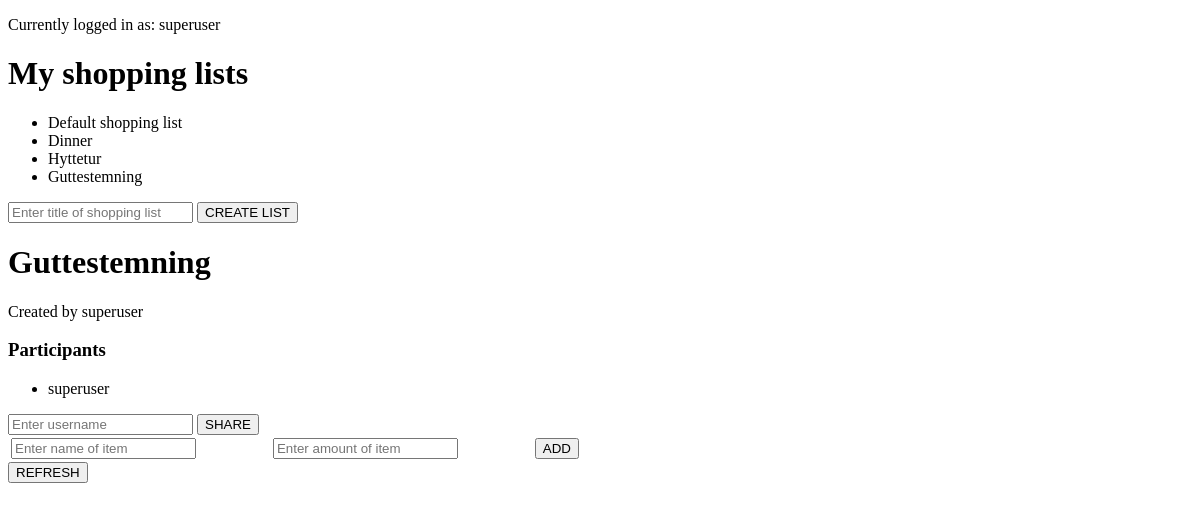
Page /home/shopping-lists/4 (signed in) on the earlier database version.
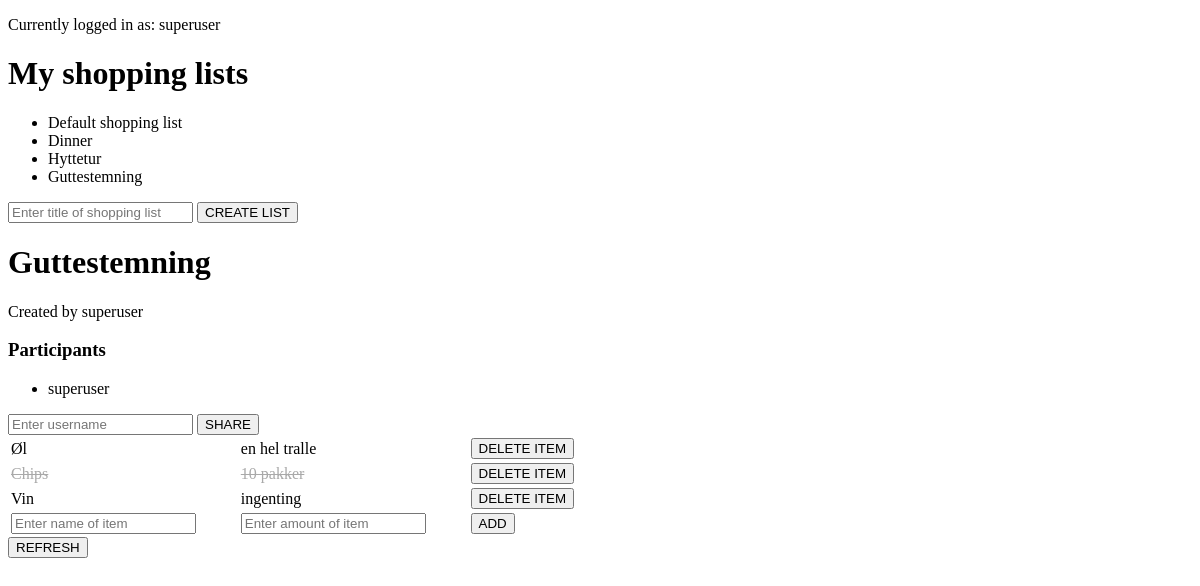
Same page on the later database version.
### shopping_list/models.py (models this page shows, shortened)
class ShoppingList(models.Model):
    title = models.CharField(max_length=100)
    owner = models.ForeignKey(User, on_delete=models.CASCADE, default=1, related_name='owner')
    participants = models.ManyToManyField(User, related_name='participants')

class Item(models.Model):
    name = models.CharField(max_length=80)
    amount = models.CharField(max_length=20)
    bought = models.BooleanField(default=False)
    shopping_list = models.ForeignKey(ShoppingList, on_delete=models.CASCADE, default=default_shopping_list_ID)
    creator = models.ForeignKey(User, on_delete=models.SET_NULL, default=1, null=True)

### shopping_list/views.py (the view)
# urls.py: path('shopping-lists/<shopping_list_id>', views.shopping_list_details, name='detail'),
def shopping_list_details(request, shopping_list_id):
    shopping_list = ShoppingList.objects.get(pk=shopping_list_id)
    shopping_lists = ShoppingList.objects.order_by('id')
    shopping_list_form = ShoppingListForm()
    item_list = Item.objects.filter(shopping_list=shopping_list_id)
    item_form = ItemForm()
    share_form = ShareForm()                            # TODO: check if user is a owner/participator of the list
    user = request.user                                 # TODO: check if user exists and is logged in
    owned_shopping_lists = ShoppingList.objects.filter(owner=user)
    other_shopping_lists = ShoppingList.objects.filter(participants=user)
    my_shopping_lists = owned_shopping_lists | other_shopping_lists
    context = {
        'shopping_list': shopping_list,             # ShoppingList which is being inspected by user
        'shopping_lists': shopping_lists,           # List of ShoppingList objects
        'shopping_list_form': shopping_list_form,
        'item_list': item_list,                     # List of Item objects in the inspected ShoppingList
        'item_form': item_form,
        'share_form': share_form,
        'my_shopping_lists': my_shopping_lists,
    }
    return render(request, 'shopping_list/shoppinglist.html', context)

### shopping_list/forms.py
class ShoppingListForm(forms.Form):
    title = forms.CharField(
        max_length=100,
        widget=forms.TextInput(
            attrs={
                'placeholder': 'Enter title of shopping list'
            }
        )
    )

class ItemForm(forms.Form):
    name = forms.CharField(
        max_length=80,
        widget=forms.TextInput(
            attrs={
                'placeholder': 'Enter name of item'
            }
        )
    )
    amount = forms.CharField(
        max_length=20,
        widget=forms.TextInput(
            attrs={
                'placeholder': 'Enter amount of item'
            }
        )
    )

### shopping_list/templates/shopping_list/shoppinglist.html (shortened to what this page needs)
{% extends 'shopping_list/index.html' %}
{% block content %}
    <h1>{{ shopping_list.title }}</h1>
    <p>Created by {{ shopping_list.owner }}</p>
    <h3>Participants</h3>
    <ul>
        <li>{{ shopping_list.owner }}</li>
    </ul>
    <form action="{% url 'share-shopping-list' shopping_list.id %}" method='POST'>
        {{ share_form.username }}
        <button type="submit">SHARE</button>
    </form>
    <table style='width:50%'>
        {% for item in item_list %}
            <tr>
                {% if item.bought %}
                    <td class="item-bought"><a href="{% url 'not-bought' item.id %}">{{ item.name }}</a></td>
                    <td class="item-bought"><a href="{% url 'not-bought' item.id %}">{{ item.amount }}</a></td>
                {% else %}
                    <td><a href="{% url 'bought' item.id %}">{{ item.name }}</a></td>
                    <td><a href="{% url 'bought' item.id %}">{{ item.amount }}</a></td>
                {% endif %}
                    <td>
                        {% if shopping_list.owner == user or item.creator == user %}
                        <form action="{% url 'delete-item' item.id %}" method='POST'>
                            <button type="submit">DELETE ITEM</button>
                        </form>
                        {% endif %}
                    </td>
            </tr>
        {% endfor %}
            <tr>
                <form action="{% url 'add' shopping_list.id %}" method='POST'>
                    <td>{{ item_form.name }}</td>
                    <td>{{ item_form.amount }}</td>
                    <td><button type="submit">ADD</button></td>
                </form>
            </tr>
    </table>
    <form action="{% url 'detail' shopping_list.id %}" method='POST'>
        <td><button type="submit">REFRESH</button></td>
    </form>
{% endblock %}

### shopping_list/templates/shopping_list/index.html (shortened to what this page needs)
<!DOCTYPE html>
<html lang="en">
<head>
</head>
<body>
    <p>Currently logged in as: {{ user.username }}</p>
    <h1>My shopping lists</h1>
    <ul>
    {% for shopping_list in my_shopping_lists %}
        <li><a href="{% url 'detail' shopping_list.id %}">{{ shopping_list.title }}</a></li>
    {% endfor %}
    </ul>
    <form action="{% url 'create-list' %}" method='POST'>
        {{ shopping_list_form.title }}
        <button type='submit'>CREATE LIST</button>
    </form>
    {% block content %}
    {% endblock %}
</body>
</html>

Differences in the rows shown:
added Item: name "Øl", amount "en hel tralle"
added Item: name "Chips", amount "10 pakker"
added Item: name "Vin", amount "ingenting"
